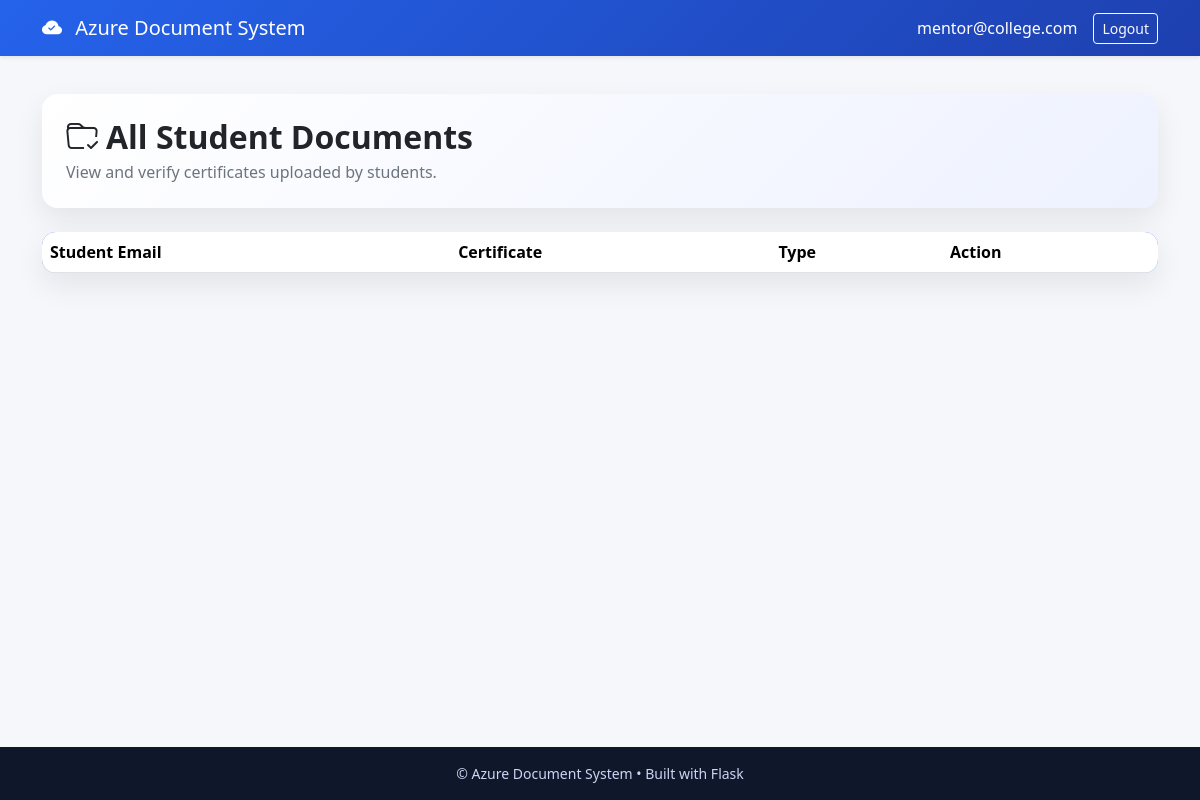
Before: /documents (signed in) with the older database file.
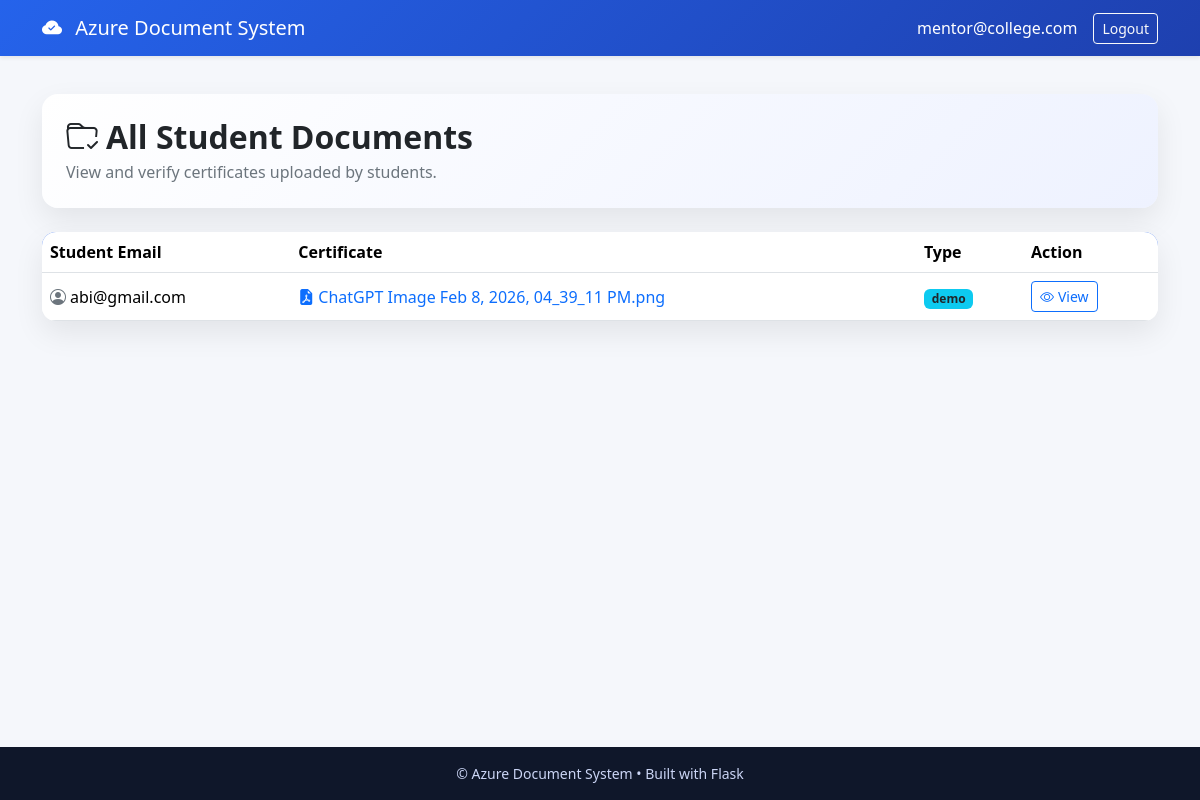
After: the same page with the newer database file.
### tables this page shows
CREATE TABLE documents (id INTEGER PRIMARY KEY AUTOINCREMENT, student_email TEXT, filename TEXT, cert_type TEXT, uploaded_at TIMESTAMP DEFAULT CURRENT_TIMESTAMP);

### app.py (the view)
@app.route("/documents")
def documents():
    if session.get("role") != "staff":
        return redirect("/login")
    db = get_db()
    docs = db.execute("SELECT * FROM documents").fetchall()
    return render_template('staff/documents.html', docs=docs)

### app.py (called while the page is built)
def get_db():
    return sqlite3.connect("auth.db")

@app.context_processor
def inject_helpers():
    return {
        "get_staff_list": get_staff_list,
        "get_students_list": get_students_list,
        "AZURE_STORAGE_ACCOUNT": os.getenv('AZURE_STORAGE_ACCOUNT'),
        "AZURE_CONTAINER": container,
    }

@app.after_request
def add_no_cache_headers(response):
    try:
        ctype = response.headers.get('Content-Type', '')
        if ctype and ctype.split(';')[0].strip() == 'text/html':
            response.headers['Cache-Control'] = 'no-store, no-cache, must-revalidate, max-age=0'
            response.headers['Pragma'] = 'no-cache'
            response.headers['Expires'] = '0'
    except Exception:
        pass
    return response

### templates/staff/documents.html (shortened to what this page needs)
{% extends "base.html" %}
{% block content %}
  <section class="page-header mb-4">
    <h2 class="fw-bold mb-1"><i class="bi bi-folder-check me-2"></i>All Student Documents</h2>
    <p class="text-secondary mb-0">View and verify certificates uploaded by students.</p>
  </section>
  <div class="card table-card">
    <div class="table-responsive">
      <table class="table table-hover align-middle mb-0">
        <thead>
          <tr>
            <th>Student Email</th>
            <th>Certificate</th>
            <th>Type</th>
            <th>Action</th>
          </tr>
        </thead>
        <tbody>
          {% for d in docs %}
          <tr>
            <td><i class="bi bi-person-circle me-1 text-secondary"></i>{{ d[1] }}</td>
            <td>
              <a class="doc-link text-primary" target="_blank" href="https://{{ config['AZURE_STORAGE_ACCOUNT'] }}.blob.core.windows.net/certificates/{{ d[2] }}">
                <i class="bi bi-file-earmark-pdf-fill me-1"></i>{{ d[2] }}
              </a>
            </td>
            <td><span class="badge bg-info text-dark">{{ d[3] }}</span></td>
            <td>
              <a href="https://{{ config['AZURE_STORAGE_ACCOUNT'] }}.blob.core.windows.net/certificates/{{ d[2] }}" target="_blank" class="btn btn-sm btn-outline-primary">
                <i class="bi bi-eye me-1"></i>View
              </a>
            </td>
          </tr>
          {% endfor %}
        </tbody>
      </table>
    </div>
  </div>
{% endblock %}

Changed rows visible on the page:
added documents: student_email "abi@gmail.com", filename "ChatGPT Image Feb 8, 2026, 04_39_11 PM.png", cert_type "demo"
